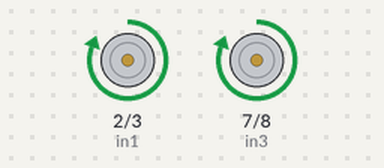
Bench run of a sketch on a simulated Arduino Uno, built with avr-gcc and run on an emulated ATmega328P. Shown: motor-driver pin pairs drawn as motors (green arrow = first pin HIGH = forward, orange = second pin HIGH = backward, longer = more drive, scaled by the enable pin).

Above: at 1.0 s.
At 4.5 s:
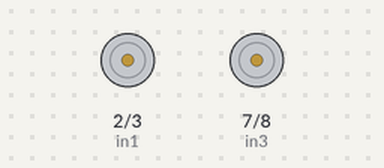
At 19.2 s:
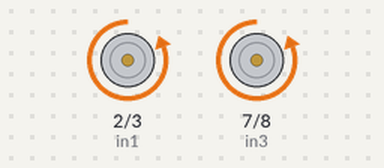
Timing chart, 0 to 21.1 s (numbered marks = the images above):
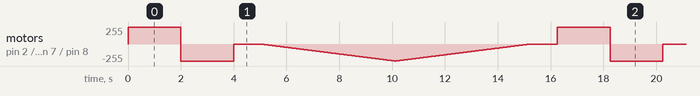

The sketch:

direction_speed_control.ino
```cpp
// Motor A connections
int enA = 5; // -- enable
int in1 = 2;
int in2 = 3;

// Motor B connections
int enB = 10; // -- enable
int in3 = 7;
int in4 = 8;
// tip: the ports of L293D directly opposite must both be
// enable1 / enable2 of each motor resp.
// this is to ensure that they rotate in the same direction
// together

void setup() {
	// Set all the motor control pins to outputs
	pinMode(enA, OUTPUT);
	pinMode(enB, OUTPUT);
	pinMode(in1, OUTPUT); // motor 1
	pinMode(in2, OUTPUT); // motor 1
	pinMode(in3, OUTPUT); // motor 2
	pinMode(in4, OUTPUT); // motor 2

	// Turn off the motors - Initial state
	digitalWrite(in1, LOW);
	digitalWrite(in2, LOW);
	digitalWrite(in3, LOW);
	digitalWrite(in4, LOW);
}

void loop() {
	directionControl();
	delay(1000);
	speedControl();
	delay(1000);
}

// This function lets you control spinning direction of motors
void directionControl() {
	// Set motors to maximum speed
	// For PWM, the possible values range from 0 to 255
	analogWrite(enA, 255);
	analogWrite(enB, 255);

	// Turn on motor A & B -- 1010
	digitalWrite(in1, HIGH);
	digitalWrite(in2, LOW);
	digitalWrite(in3, HIGH);
	digitalWrite(in4, LOW);
	delay(2000);

	// Now CHANGE motor DIRECTIONS -- 0101
	digitalWrite(in1, LOW);
	digitalWrite(in2, HIGH);
	digitalWrite(in3, LOW);
	digitalWrite(in4, HIGH);
	delay(2000);

	// Turn off motors -- 0000
	digitalWrite(in1, LOW);
	digitalWrite(in2, LOW);
	digitalWrite(in3, LOW);
	digitalWrite(in4, LOW);
}

// This function lets you control speed of the motors
void speedControl() {
	// Turn on motors in REVERSE DIRECTION -- 0101
	digitalWrite(in1, LOW);
	digitalWrite(in2, HIGH);
	digitalWrite(in3, LOW);
	digitalWrite(in4, HIGH);

	// Accelerate from zero to maximum speed
  	// Earlier, during ON, you'd simply given +255 power to each motor.
  	// Now, you have the choice to vary that from 0 to 256 (exclusive)
	for (int i = 0; i < 256; i++) {
		analogWrite(enA, i);
		analogWrite(enB, i);
		delay(20);
	}

	// Decelerate from maximum speed to zero
	for (int i = 255; i >= 0; --i) {
		analogWrite(enA, i);
		analogWrite(enB, i);
		delay(20);
	}

	// Now turn off motors -- 0000
	digitalWrite(in1, LOW);
	digitalWrite(in2, LOW);
	digitalWrite(in3, LOW);
	digitalWrite(in4, LOW);
}


// link - https://www.tinkercad.com/things/3w99qPf62iY?sharecode=Vzno-CUyJ3bjtF7SNw80kDdFl2crwZiVRyvuzK7qjhY
```
